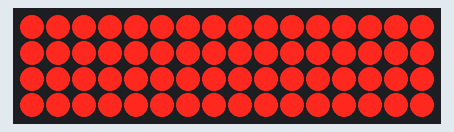
Simulated run of this sketch. Board: Arduino Uno, built with avr-gcc and run on an emulated ATmega328P. Shown: 16×4 LED matrix. Wiring (inferred from the names in the program): LED cube drawn one layer per row (orientation assumed): layers A4, A5, A2, A3; columns pin 0, pin 1, pin 2, pin 3, pin 4, pin 5, pin 6, pin 7, pin 8, pin 9, pin 10, pin 11, pin 12, pin 13, A0, A1.

Above: at 0.1 s.

The sketch:

blink.ino
```cpp
#include <avr/pgmspace.h>                        // allows use of PROGMEM to store patterns in flash memory instead of SRAM      sidenote: flash have a lot more storage than SRAM

#define CUBESIZE 4
#define PLANESIZE CUBESIZE*CUBESIZE
#define PLANETIME 2000                           // time each plane is displayed in us -> 100 Hz refresh
#define TIMECONST 10                             // multiplies DisplayTime to get ms - why not =100?

const unsigned char PROGMEM PatternTable[] = {   // LED Pattern Table in PROGMEM, saves the binary representation LEDs in flash memory as an array. Last column is display time in 100ms units

B1111,B1111,B1111,B1111   ,B1111,B1111,B1111,B1111   ,B1111,B1111,B1111,B1111  ,B1111,B1111,B1111,B1111, 50,
B0000,B0000,B0000,B0000   ,B0000,B0000,B0000,B0000   ,B0000,B0000,B0000,B0000   ,B0000,B0000,B0000,B0000   , 50,

};

int LEDPin[] = {0, 1, 2, 3, 4, 5, 6, 7, 8, 9, 10, 11, 12, 13, A0, A1};
int PlanePin[] = {A4, A5, A2, A3};

void setup(){                        // initialization
  int pin;                             // for-loop counter
  for (pin=0; pin<PLANESIZE; pin++)    // set up LED pins as output (active HIGH)
    pinMode( LEDPin[pin], OUTPUT );

  for (pin=0; pin<CUBESIZE; pin++)     // set up plane pins as outputs (active HIGH)
    pinMode( PlanePin[pin], OUTPUT );
  }


void loop(){                 // display pattern in table until DisplayTime is zero (then repeat)
                               // declare variables
  byte PatternBuf[PLANESIZE];  // saves current pattern from PatternTable
  byte DisplayTime;            // time*100ms to display pattern
  unsigned long EndTime;       // end while-loop
  int PatternIdx = 0;          // Initialize PatternIdx to beginning of pattern table
  int plane;                   // loop counter for cube refresh
  int patbufidx;               // indexes which byte from pattern buffer
  int ledrow, ledcol, ledpin;  // counts LEDs in refresh loop

  do {                                                              // loop over entries in pattern table - while DisplayTime>0
    memcpy_P( PatternBuf, PatternTable+PatternIdx, PLANESIZE );       // read pattern from PROGMEM and save in array
    PatternIdx += PLANESIZE;
    DisplayTime = pgm_read_byte_near( PatternTable + PatternIdx++ );  // read DisplayTime from PROGMEM and increment index
    EndTime = millis() + ((unsigned long) DisplayTime) * TIMECONST;   // compute EndTime from current time (ms) and DisplayTime
    while ( millis() < EndTime ) {                                      // loop while DisplayTime>0 and current time < EndTime
    patbufidx = 0;                                                    // reset index counter to beginning of buffer
    for (plane=0; plane<CUBESIZE; plane++) {                          // loop over planes
      if (plane==0)                                                   // turn previous plane off
        digitalWrite( PlanePin[CUBESIZE-1], LOW );
      else
        digitalWrite( PlanePin[plane-1], LOW );

        ledpin = 0;                                                         // load current plane pattern data into ports
        for (ledrow=0; ledrow<CUBESIZE; ledrow++) {
         for (ledcol=0; ledcol<CUBESIZE; ledcol++)
          digitalWrite( LEDPin[ledpin++], PatternBuf[patbufidx] & (1 << ledcol) );
         patbufidx++;
        }

        digitalWrite( PlanePin[plane], HIGH );                              // turn current plane on
        delayMicroseconds( PLANETIME );                                     // delay PLANETIME us
        } // for plane
      } // while <EndTime
    } while (DisplayTime > 0);                                              // read patterns until time=0 which signals end
  }
```

Measured:
- what the display in image 0 shows lasts 0.6 s, from 0.0 s to 0.6 s
